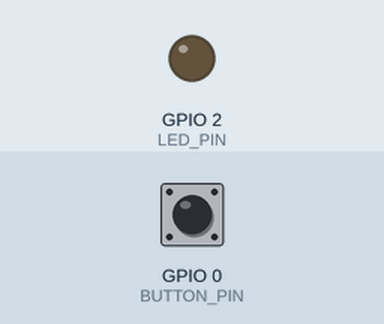
Recording of a program running on a simulated ESP32. Parts: output pins drawn as LEDs (lit = HIGH). Dashed ring = blinking. Inputs (shaded band) come from the test bench; at power-on: GPIO 0 (BUTTON_PIN) HIGH. What the program prints to the serial monitor is not drawn.

Above: at 1.2 s.
1.3 s: GPIO 0 (BUTTON_PIN) pulled LOW for 0.15 s
At 2.7 s:
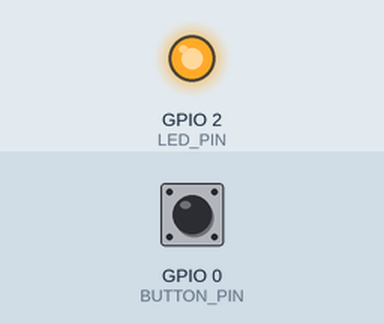
3.3 s: GPIO 0 (BUTTON_PIN) pulled LOW for 1 s
At 5.4 s:
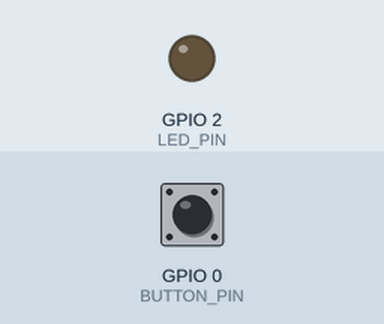
6.1 s: GPIO 0 (BUTTON_PIN) pulsed LOW 2 times (0.12 s each, 0.3 s apart)
At 6.62 s:
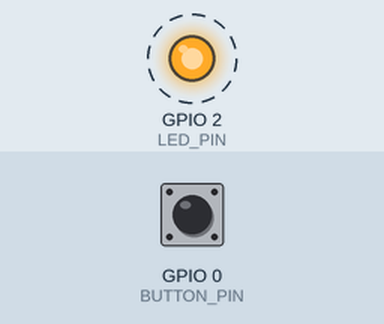
Timing chart, 0 to 9.1 s (numbered marks = the images above; inputs shaded):
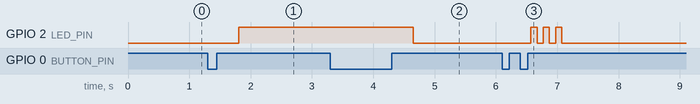

Measured:
- after the input at 1.3 s, GPIO 2 (LED_PIN): LOW → HIGH after 0.50 s
- after the input at 3.3 s, GPIO 2 (LED_PIN): HIGH → LOW after 1.4 s
- after the input at 6.1 s, GPIO 2 (LED_PIN): alternates HIGH for 0.10 s and LOW for 0.10 s, 6 changes in all, then stays LOW, starting after 0.47 s

The program:

main.cpp
```cpp
#include <Arduino.h>
#include "ESP32Button.h"

// ================= 硬件定义 =================
// 使用板载 BOOT 键 (GPIO 0) 和板载 LED (GPIO 2)
#define BUTTON_PIN  0
#define LED_PIN     2

// ================= 全局变量 =================
// 实例化按键对象 (GPIO 0, 低电平有效)
ESP32Button myButton(BUTTON_PIN, true);

// 记录 LED 的逻辑状态 (true = 亮)
bool ledState = false;

// ================= 辅助函数 =================

// 更新 LED 物理状态
void updateLed() {
  digitalWrite(LED_PIN, ledState ? HIGH : LOW);
  Serial.printf("LED 状态已更新: %s\n", ledState ? "ON" : "OFF");
}

// 演示双击效果：快速闪烁3次
void blinkEffect() {
  Serial.println("触发双击特效: 闪烁!");
  for(int i=0; i<3; i++) {
    digitalWrite(LED_PIN, !digitalRead(LED_PIN)); // 翻转
    delay(100);
    digitalWrite(LED_PIN, !digitalRead(LED_PIN)); // 翻转回原样
    delay(100);
  }
}

// ================= 主程序 =================

void setup() {
  // 1. 初始化串口
  Serial.begin(115200);
  Serial.println("\n=== ESP32 GPIO & Button Demo ===");
  Serial.println("1. 单击 -> 翻转 LED (开/关)");
  Serial.println("2. 双击 -> 快速闪烁");
  Serial.println("3. 长按 -> 强制关闭 LED");

  // 2. 初始化 LED
  pinMode(LED_PIN, OUTPUT);
  digitalWrite(LED_PIN, LOW); // 默认关闭

  // 3. 初始化按键
  myButton.begin();

  // (可选) 设置参数
  // myButton.setLongPressTime(1000); // 1秒长按
}

void loop() {
  // 核心：不断检测按键事件
  ButtonEvent event = myButton.loop();

  switch (event) {
    // ------------------------------------------
    // 功能 1: 单击 -> 状态翻转 (Toggle)
    // ------------------------------------------
    case EVENT_SHORT_PRESS:
      Serial.println("[事件] 单击检测: 切换 LED 状态");
      ledState = !ledState; // 逻辑取反
      updateLed();
      break;

    // ------------------------------------------
    // 功能 2: 双击 -> 特殊功能 (例如闪烁提示)
    // ------------------------------------------
    case EVENT_DOUBLE_CLICK:
      Serial.println("[事件] 双击检测");
      blinkEffect();
      break;

    // ------------------------------------------
    // 功能 3: 长按 -> 强制关闭 (Reset/Off)
    // ------------------------------------------
    case EVENT_LONG_PRESS:
      Serial.println("[事件] 长按检测: 强制关闭 LED");
      ledState = false;
      updateLed();
      break;

    case EVENT_NONE:
      // 无事件发生
      break;
  }

  // ------------------------------------------
  // 功能 4 (可选): 实时电平检测
  // 如果你需要 "按住亮，松开灭" 的点动模式，
  // 可以注释掉上面的 switch，改用下面的代码：
  // ------------------------------------------
  /*
  if (myButton.isPressed()) {
    digitalWrite(LED_PIN, HIGH);
  } else {
    digitalWrite(LED_PIN, LOW);
  }
  */
}
```

ESP32Button.h
```cpp
#ifndef ESP32_BUTTON_H
#define ESP32_BUTTON_H

#include <Arduino.h>

// 定义按键事件枚举
enum ButtonEvent {
  EVENT_NONE = 0,
  EVENT_SHORT_PRESS,  // 短按/单击
  EVENT_DOUBLE_CLICK, // 双击
  EVENT_LONG_PRESS    // 长按
};

class ESP32Button {
  private:
    uint8_t _pin;
    bool _activeLow;           // 是否低电平触发 (INPUT_PULLUP 通常为 true)

    // 时间参数 (单位: ms)
    unsigned long _debounceTime;      // 消抖时间
    unsigned long _longPressTime;     // 长按判定时间
    unsigned long _doubleClickTime;   // 双击间隔判定时间

    // 状态机变量
    unsigned long _lastChangeTime;     // 上次电平跳变时间
    unsigned long _lastClickTime;      // 上次点击松开的时间
    bool _lastState;                   // 上次读取的物理电平
    bool _isPressed;                   // 当前稳定的按键逻辑状态
    bool _waitingForDoubleClick;       // 是否正在等待第二次点击
    bool _longPressTriggered;          // 是否已经触发过长按

  public:
    /**
     * @brief 构造函数
     * @param pin 按键连接的 GPIO 引脚
     * @param activeLow 是否低电平触发 (默认 true，适用于 INPUT_PULLUP)
     */
    ESP32Button(uint8_t pin, bool activeLow = true);

    /**
     * @brief 初始化引脚模式
     */
    void begin();

    /**
     * @brief 核心处理函数，需要在主循环中不断调用
     * @return ButtonEvent 当前触发的事件
     */
    ButtonEvent loop();

    /**
     * @brief 获取当前按键是否按下的实时状态（消抖后）
     */
    bool isPressed();

    // 参数设置方法
    void setDebounceTime(unsigned long ms);
    void setLongPressTime(unsigned long ms);
    void setDoubleClickTime(unsigned long ms);
};

#endif
```

ESP32Button.cpp
```cpp
#include "ESP32Button.h"

// 构造函数
ESP32Button::ESP32Button(uint8_t pin, bool activeLow) {
  _pin = pin;
  _activeLow = activeLow;

  // 初始化默认参数
  _debounceTime = 50;
  _longPressTime = 1000;
  _doubleClickTime = 300;

  // 初始化状态变量
  _lastChangeTime = 0;
  _lastClickTime = 0;
  _isPressed = false;
  _waitingForDoubleClick = false;
  _longPressTriggered = false;
  _lastState = _activeLow ? HIGH : LOW; // 假设初始状态为未按下
}

void ESP32Button::begin() {
  if (_activeLow) {
    pinMode(_pin, INPUT_PULLUP);
    _lastState = HIGH;
  } else {
    pinMode(_pin, INPUT_PULLDOWN);
    _lastState = LOW;
  }
}

void ESP32Button::setDebounceTime(unsigned long ms) {
  _debounceTime = ms;
}

void ESP32Button::setLongPressTime(unsigned long ms) {
  _longPressTime = ms;
}

void ESP32Button::setDoubleClickTime(unsigned long ms) {
  _doubleClickTime = ms;
}

bool ESP32Button::isPressed() {
  return _isPressed;
}

ButtonEvent ESP32Button::loop() {
  int currentState = digitalRead(_pin);
  unsigned long now = millis();
  ButtonEvent event = EVENT_NONE;

  // 1. 处理物理信号消抖
  if (currentState != _lastState) {
    _lastChangeTime = now;
    _lastState = currentState;
  }

  // 如果电平稳定时间超过消抖时间
  if ((now - _lastChangeTime) > _debounceTime) {
    // 计算逻辑状态 (activeLow时, LOW代表按下true)
    bool logicalState = _activeLow ? (currentState == LOW) : (currentState == HIGH);

    // 如果状态发生了改变
    if (logicalState != _isPressed) {
      _isPressed = logicalState;

      if (_isPressed) {
        // ---> 按下时刻 <---
        _longPressTriggered = false; // 重置长按标志

        // 如果正在等待双击，且这次按下距离上次松开很近 -> 可能是双击的第二次按下
        if (_waitingForDoubleClick && (now - _lastClickTime <= _doubleClickTime)) {
           // 这里不做操作，等松开时确认双击
        } else {
          // 第一次按下，或者超时了，视为新的开始
          _waitingForDoubleClick = false;
        }
      }
      else {
        // ---> 松开时刻 <---
        if (!_longPressTriggered) {
          // 如果没有触发过长按，才检测短按/双击逻辑

          if (_waitingForDoubleClick) {
            // 如果这是第二次松开，且时间符合 -> 触发双击
            event = EVENT_DOUBLE_CLICK;
            _waitingForDoubleClick = false; // 双击完成，重置
          } else {
            // 这是第一次松开，标记为等待双击，并记录时间
            _waitingForDoubleClick = true;
            _lastClickTime = now;
          }
        }
      }
    }
  }

  // 2. 处理长按逻辑 (按住期间)
  if (_isPressed && !_longPressTriggered) {
    // 如果按住的时间超过设定值
    if (now - _lastChangeTime > _longPressTime) {
      event = EVENT_LONG_PRESS;
      _longPressTriggered = true; // 锁定，防止一直触发
      _waitingForDoubleClick = false; // 长按后不可能再接双击
    }
  }

  // 3. 处理单击延迟判定
  // 如果处于等待双击状态，但时间已经超时了，说明没有第二次点击 -> 确认为单击
  if (_waitingForDoubleClick && !_isPressed && (now - _lastClickTime > _doubleClickTime)) {
    event = EVENT_SHORT_PRESS;
    _waitingForDoubleClick = false;
  }

  return event;
}
```
